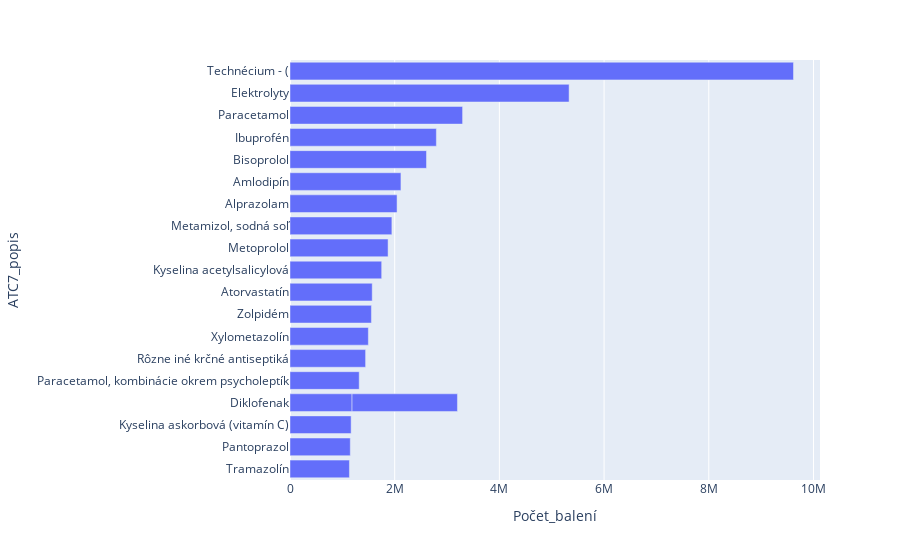

The notebook cell this image was saved under:
### Code cell
fig = px.bar(atc7.sort_values(by='Počet_balení'), x='Počet_balení', y='ATC7_popis', orientation='h')
fig.show()

### Figure 1 — Plotly figure (JSON) as saved in the notebook; plotly's stock layout.template omitted (floating-point values rounded to 4 significant figures)
{"data": [{"alignmentgroup": "True", "hovertemplate": "Počet_balení=%{x}<br>ATC7_popis=%{y}<extra></extra>", "legendgroup": "", "marker": {"color": "#636efa"}, "name": "", "offsetgroup": "", "orientation": "h", "showlegend": false, "textposition": "auto", "type": "bar", "x": [1135000.0, 1152000.0, 1168000.0, 1185000.0, 1322000.0, 1444000.0, 1497000.0, 1555000.0, 1571000.0, 1751000.0, 1874000.0, 1946000.0, 2014000.0, 2045000.0, 2119000.0, 2607000.0, 2796000.0, 3297000.0, 5332000.0, 9618000.0], "xaxis": "x", "y": ["Tramazolín", "Pantoprazol", "Kyselina askorbová (vitamín C)", "Diklofenak", "Paracetamol, kombinácie okrem psycholeptík", "Rôzne iné krčné antiseptiká", "Xylometazolín", "Zolpidém", "Atorvastatín", "Kyselina acetylsalicylová", "Metoprolol", "Metamizol, sodná soľ", "Diklofenak", "Alprazolam", "Amlodipín", "Bisoprolol", "Ibuprofén", "Paracetamol", "Elektrolyty", "Technécium - ("], "yaxis": "y"}], "layout": {"barmode": "relative", "legend": {"tracegroupgap": 0}, "margin": {"t": 60}, "xaxis": {"anchor": "y", "domain": [0, 1], "title": {"text": "Počet_balení"}}, "yaxis": {"anchor": "x", "domain": [0, 1], "title": {"text": "ATC7_popis"}}}}
